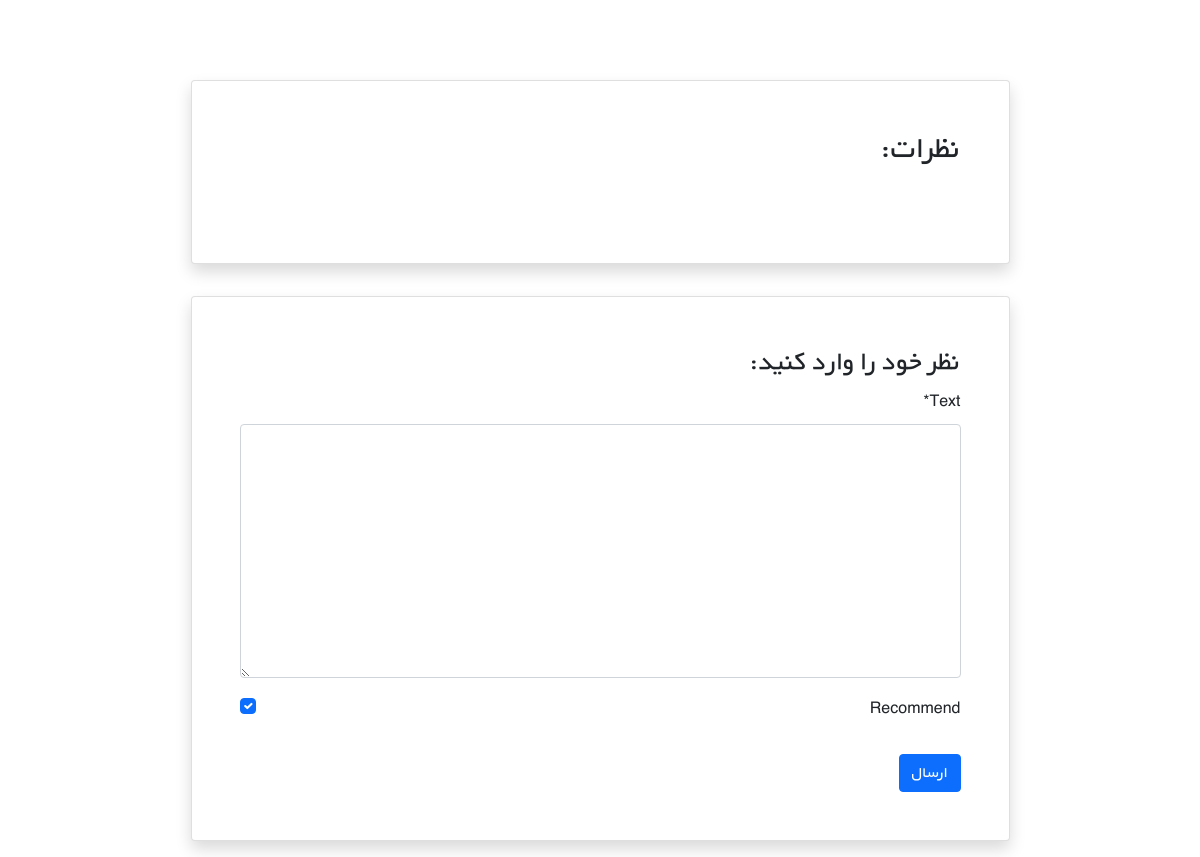
Before: /books/2/ (signed in, lower part) with the older database file.
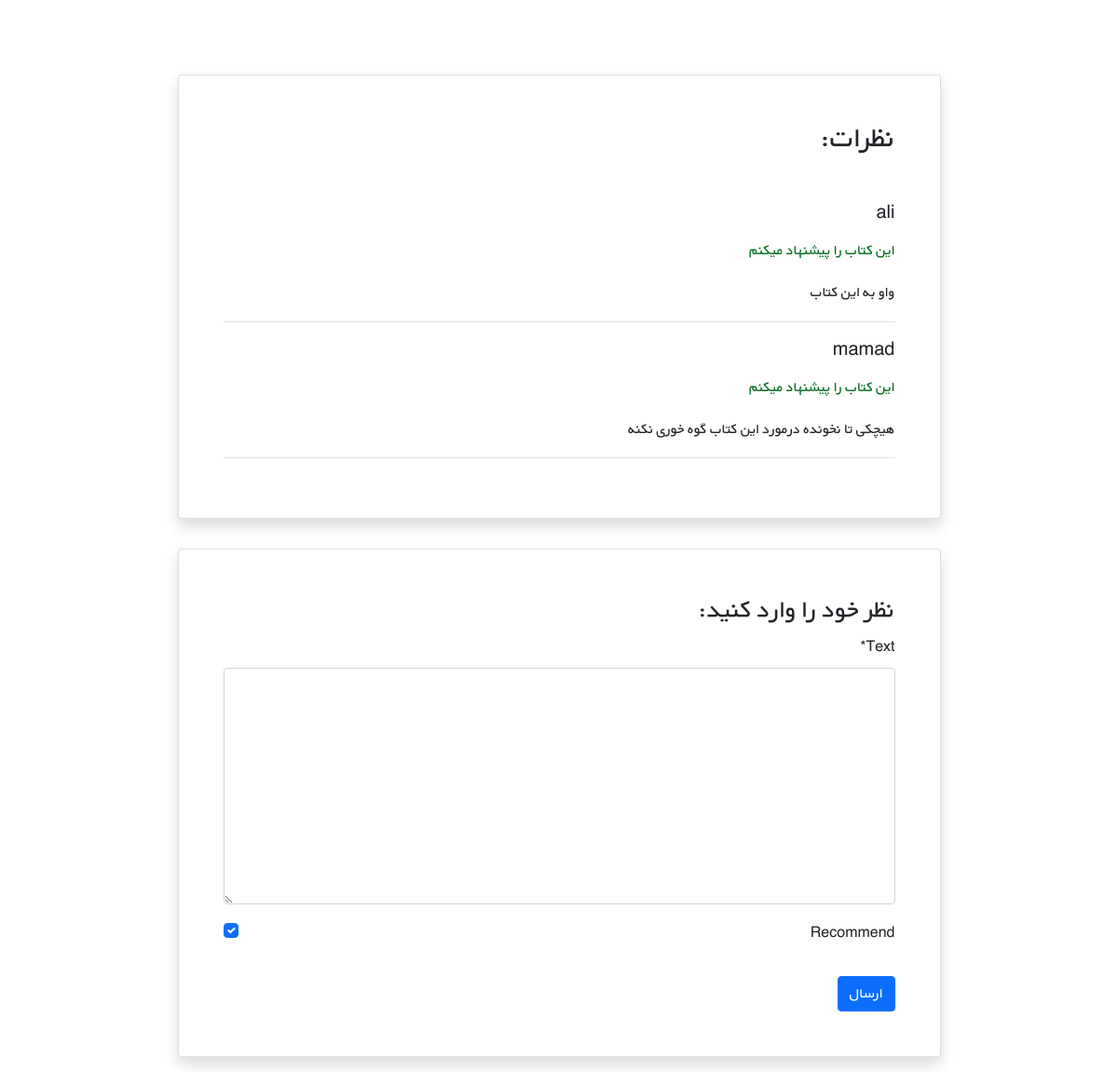
After: the same page with the newer database file.
### books/models.py (models this page shows, shortened)
class Comment(models.Model):
    user = models.ForeignKey(get_user_model(), on_delete=models.CASCADE)
    book = models.ForeignKey(Book, on_delete=models.CASCADE, related_name='comments')
    text = models.TextField()
    is_active = models.BooleanField(default=True)
    recommend = models.BooleanField(default=True)
    datetime_created = models.DateTimeField(auto_now_add=True)

### accounts/models.py (models this page shows)
class CustomUser(AbstractUser):
    age = models.PositiveIntegerField(null=True, blank=True)

### books/views.py (the view)
# urls.py: path("<int:pk>/", views.book_detail_view, name="book_detail"),
@login_required()
def book_detail_view(request, pk):
    book = get_object_or_404(Book, pk=pk)
    book_comments = book.comments.all()
    if request.method == "POST":
        comment_form = CommentForm(request.POST)
        if comment_form.is_valid():
            new_comment = comment_form.save(commit=False)
            new_comment.book = book
            new_comment.user = request.user
            new_comment.save()
            comment_form = CommentForm()
    else:
        comment_form = CommentForm()
    return render(request, 'books/book_detail.html',
                  {'book': book, 'comments': book_comments, "comment_form": comment_form, })

### books/forms.py
class CommentForm(forms.ModelForm):
    class Meta:
        model = Comment
        fields = ("text", 'recommend', )

### books/templates/books/book_detail.html (shortened to what this page needs)
{% extends '_base.html' %}
{% load crispy_forms_tags %}
{% block content %}
    <div class="container mt-5" dir="rtl">
        <div class="">
            <div class="">
                <div class="d-flex justify-content-center">
                    <div class="my-3 p-5 w-sm-75 w-100">{{ book.description }}
                    </div>
                </div>
                <div class="d-flex justify-content-center">
                    <div class="card shadow my-3 p-5 w-sm-75 w-100">
                        <h2 class="mb-5">نظرات:</h2>
                        {% for comment in comments %}
                            {% if comment.is_active %}
                            <div class="border-bottom mb-3">
                                <h5 class="mb-3">{{ comment.user.username }}</h5>
                                {% if comment.recommend %}
                                    <p style="color: #006b1b"> این کتاب را پیشنهاد میکنم </p>
                                {% else %}
                                    <p style="color: #ba2121">این کتاب را پیشنهاد نمیکنم</p>
                                {% endif %}
                                    <p>{{ comment.text|linebreaks }}</p>
                                    </div>
                            {% endif %}
                        {% endfor %}
                    </div>
                </div>
                <div class="d-flex justify-content-center">
                    <div class="card shadow my-3 p-5 w-sm-75 w-100">
                        <h3>نظر خود را وارد کنید:</h3>
                        <form method="POST">
                            {{ comment_form|crispy }}
                            <button type="submit" class="btn btn-primary mt-3 ">ارسال</button>
                        </form>
                    </div>
                </div>
            </div>
        </div>
    </div>
{% endblock content %}

Changed rows visible on the page:
added Comment: user.username "ali", recommend "این کتاب را پیشنهاد میکنم", text "واو به این کتاب"
added Comment: user.username "mamad", recommend "این کتاب را پیشنهاد میکنم", text "هیچکی تا نخونده درمورد این کتاب گوه خوری نکنه"
